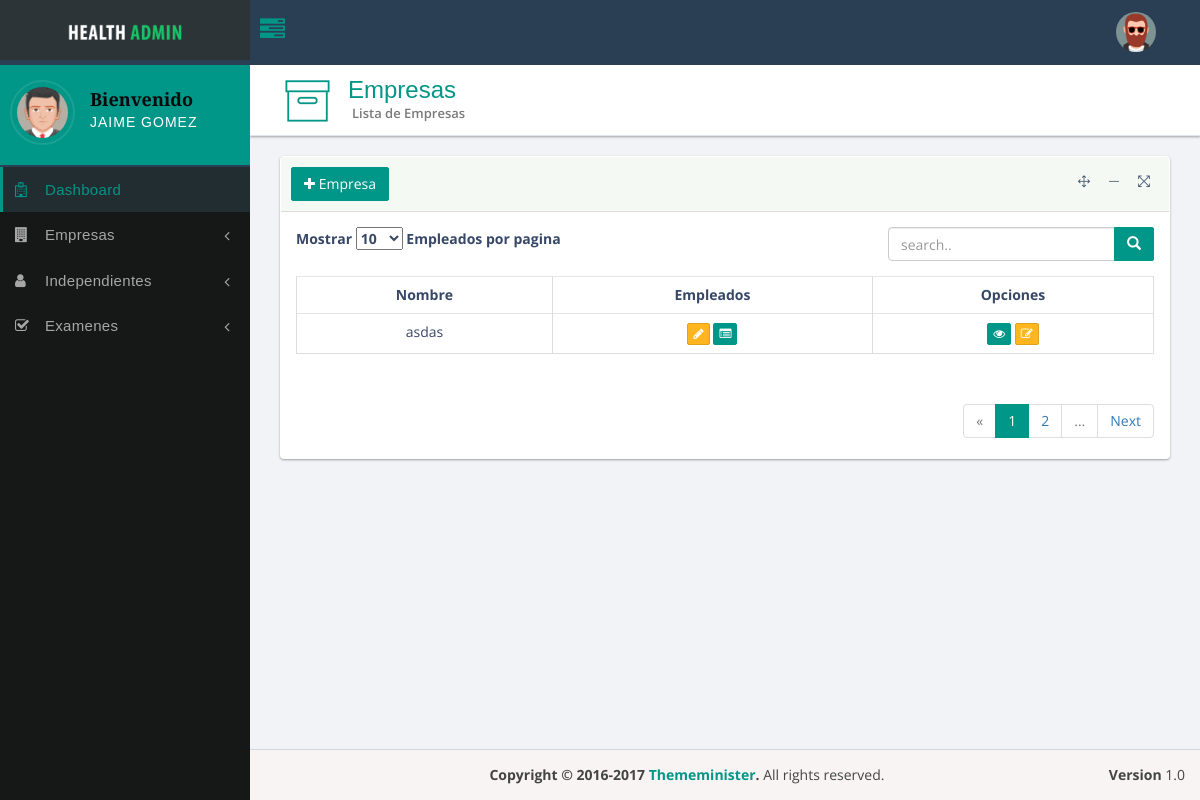
Before: /company/ (signed in) with the older database file.
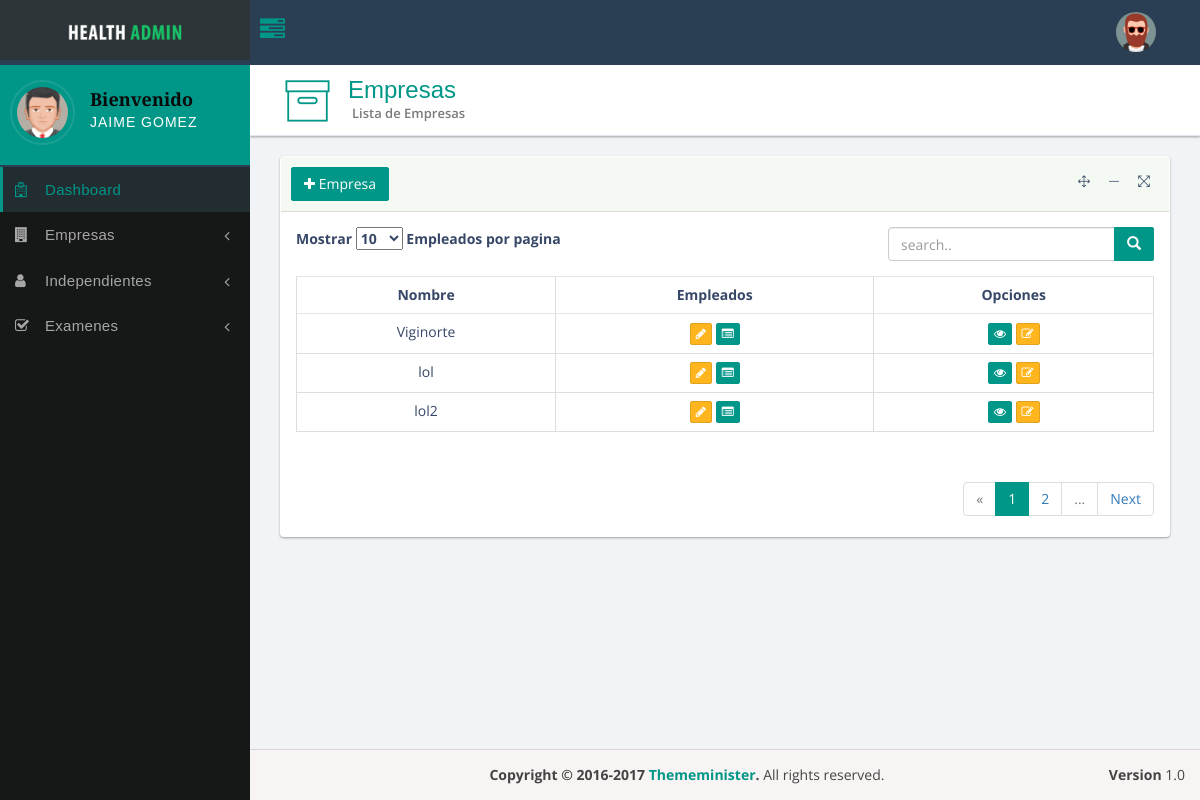
After: the same page with the newer database file.
### accounts/models.py (models this page shows, shortened)
class User(AbstractUser):
    DOCTOR = 'doctor'
    RECP = 'receptionista'
    LAB = 'p_laboratorio'
    PROFILE_TYPE = (
        (DOCTOR, 'Doctor'),
        (RECP, 'Receptionista'),
        (LAB, 'Personal de Laboratorio'),
    )
    first_name = models.CharField(max_length=30, null=False, blank=False)
    last_name = models.CharField(max_length=30, null=False, blank=False)
    profile_type = models.CharField(max_length=20, choices=PROFILE_TYPE, null=True, blank=True)
    class Meta(AbstractUser.Meta):
        db_table = 'auth_user'

### docapp/models/general.py (models this page shows)
class Empresa(models.Model):
    nombre = models.CharField(max_length=300, null=False, blank=False, unique=True)
    nit = models.PositiveIntegerField(verbose_name='NIT')
    direccion = models.CharField(max_length=500, null=False, blank=False)
    telefono = models.PositiveIntegerField(default=0)
    celular = models.PositiveIntegerField(null=False, blank=False)
    correo_contacto = models.EmailField(null=False, blank=False)
    fecha_de_creacion = models.DateTimeField(auto_now_add=True, editable=False, null=False, blank=False)
    ultima_vez_modificado = models.DateTimeField(default=timezone.now, null=False, blank=False, editable=False)
    registrado_por = models.ForeignKey(ReceptionProfile, on_delete=models.CASCADE, related_name='empresas')
    def __str__(self):
        return self.nombre

### docapp/views/receptionist.py (the view)
class ListCompanies(CheckReceptionist, LoginRequiredMixin, ListView):
    context_object_name = 'company_list'
    model = Empresa
    template_name = 'docapp/lists/company_list.html'

### docproject/helpers/chekers.py (called while the page is built)
    def test_func(self):
        return hasattr(self.request.user, 'reception_profile') or self.request.user.is_superuser

### templates/docapp/lists/company_list.html (shortened to what this page needs)
{% extends 'base/base_dashboard.html' %}
{% load static %}
{% block content_header %}
    <div class="header-icon">
        <i class="pe-7s-box1"></i>
    </div>
    <div class="header-title">
        <h1>Empresas</h1>
        <small>Lista de Empresas</small>
    </div>
{% endblock %}
{% block content_main %}
    <div class="row">
        <div class="col-sm-12">
            <div class="panel panel-bd lobidisable">
                <div class="panel-heading">
                    <div class="btn-group">
                        <a class="btn btn-success" href="{% url 'docapp:register_company' %}"> <i
                                class="fa fa-plus"></i>
                            Empresa
                        </a>
                    </div>
                </div>
                <div class="panel-body">
                    <div class="row">
                        <div class="panel-header">
                            <div class="col-sm-4 col-xs-12">
                                <div class="dataTables_length">
                                    <label>Mostrar
                                        <select name="example_length">
                                            <option value="10">10</option>
                                        </select> Empleados por pagina</label>
                                </div>
                            </div>
                            <div class="col-sm-4 col-xs-12">  </div>
                            <div class="col-sm-4 col-xs-12">
                                <div class="dataTables_length">
                                    <div class="input-group custom-search-form">
                                        <input type="search" class="form-control" placeholder="search..">
                                        <span class="input-group-btn">
                                                                  <button class="btn btn-primary" type="button">
                                                                      <span class="glyphicon glyphicon-search"></span>
                                                                  </button>
                                                              </span>
                                    </div>
                                </div>
                            </div>
                        </div>
                    </div>
                    {% if company_list %}
                        <div class="table-responsive">
                            <table class="table table-bordered table-hover text-center">
                                <thead>
                                <tr>
                                    <th>Nombre</th>
                                    <th>Empleados</th>
                                    <th>Opciones</th>
                                </tr>
                                </thead>
                                <tbody>
                                {% for company in company_list %}
                                    <tr>
                                        <td>{{ company }}</td>
                                        <td>
                                            <a href="{% url 'docapp:register_employ_from_company' company_id=company.id %}">
                                                <button class="btn btn-warning btn-xs" data-toggle="tooltip"
                                                        data-placement="left" title="" data-original-title="Registrar">
                                                    <i class="fa fa-pencil" aria-hidden="true"></i>
                                                </button>
                                            </a>
                                            <a href="{% url 'docapp:list_employ_company' company_id=company.id %}">
                                                <button class="btn btn-primary btn-xs" data-toggle="tooltip"
                                                        data-placement="left" title="" data-original-title="Ver lista">
                                                    <i class="fa fa-list-alt" aria-hidden="true"></i>
                                                </button>
                                            </a>
                                        </td>
                                        <td>
                                            <a href="{% url 'docapp:detail_company' company_id=company.id %}">
                                                <button class="btn btn-primary btn-xs" data-toggle="tooltip"
                                                        data-placement="left" title="" data-original-title="Ver">
                                                    <i class="fa fa-eye" aria-hidden="true"></i>
                                                </button>
                                            </a>
                                            <a href="{% url 'docapp:update_company' company_id=company.id %}">
                                                <button class="btn btn-warning btn-xs" data-toggle="tooltip"
                                                        data-placement="left" title="" data-original-title="Editar">
                                                    <i class="fa fa-edit" aria-hidden="true"></i>
                                                </button>
                                            </a>
                                        </td>
                                    </tr>
                                {% endfor %}
                                </tbody>
                            </table>
                        </div>
                        <div class="page-nation text-right">
                            <ul class="pagination pagination-large">
                                <li class="disabled"><span>«</span></li>
                                <li class="active"><span>1</span></li>
                                <li><a href="#">2</a></li>
                                <li class="disabled"><span>...</span></li>
                                <li>
                                <li><a rel="next" href="#">Next</a></li>
                            </ul>
                        </div>
                    {% else %}
                        <h2>No se han registrado empresas</h2>
                    {% endif %}
                </div>
            </div>
        </div>
    </div>
{% endblock %}

### templates/base/base_dashboard.html (shortened to what this page needs)
<!DOCTYPE html>
<html lang="en">
<head>
    {% load static %}
    {% block styles %}
        <link href="{% static 'assets/plugins/jquery-ui-1.12.1/jquery-ui.min.css' %}" rel="stylesheet" type="text/css"/>
        <link href="{% static 'assets/bootstrap/css/bootstrap.min.css' %}" rel="stylesheet" type="text/css"/>
        <link href="{% static 'assets/dist/' %}" rel="stylesheet" type="text/css"/>
        <link href="{% static 'assets/plugins/lobipanel/lobipanel.min.css' %}" rel="stylesheet" type="text/css"/>
        <link href="{% static 'assets/plugins/pace/flash.css' %}" rel="stylesheet" type="text/css"/>
        <link href="{% static 'assets/font-awesome/css/font-awesome.min.css' %}" rel="stylesheet" type="text/css"/>
        <link href="{% static 'assets/pe-icon-7-stroke/css/pe-icon-7-stroke.css' %}" rel="stylesheet" type="text/css"/>
        <link href="{% static 'assets/themify-icons/themify-icons.css' %}" rel="stylesheet" type="text/css"/>
        <link href="{% static 'assets/plugins/toastr/toastr.css' %}" rel="stylesheet" type="text/css"/>
        <link href="{% static 'assets/plugins/emojionearea/emojionearea.min.css' %}" rel="stylesheet" type="text/css"/>
        <link href="{% static 'assets/plugins/monthly/monthly.css' %}" rel="stylesheet" type="text/css"/>
        <link href="{% static 'assets/dist/css/stylehealth.min.css' %}" rel="stylesheet" type="text/css"/>
    {% endblock %}
</head>
<body class="sidebar-mini  pace-done">
<div class="wrapper">
    {% block header %}
        <header class="main-header">
            <a href="#" class="logo">
                <span class="logo-lg">
                        <img src="{% static 'assets/dist/img/logo.png' %}" alt="">
                    </span>
            </a>
            {% include 'base/navbar.html' %}
        </header>
    {% endblock %}
    {% include 'base/sidebar.html' %}
    <div class="content-wrapper" style="min-height: 869px;">
        <section class="content-header">
            {% block content_header %}
            {% endblock %}
        </section>
        <section class="content">
            {% block content_main %}
            {% endblock %}
        </section>
    </div>
    <footer class="main-footer">
        {% block footer %}
            <div class="pull-right hidden-xs"><b>Version</b> 1.0</div>
            <strong>Copyright © 2016-2017 <a href="#">Thememinister</a>.</strong> All rights reserved.
        {% endblock %}
    </footer>
</div>
</body>
</html>

### templates/base/navbar.html (shortened to what this page needs)
{% load static %}
<nav class="navbar navbar-static-top ">
    <a href="#" class="sidebar-toggle" data-toggle="offcanvas" role="button">
        <span class="fa fa-tasks"></span>
    </a>
    <div class="navbar-custom-menu">
        <ul class="nav navbar-nav">
            <li class="dropdown dropdown-user admin-user">
                <a href="#" class="dropdown-toggle" data-toggle="dropdown">
                    <div class="user-image">
                        <img src="{% static 'assets/dist/img/avatar4.png' %}" class="img-circle" height="40" width="40"
                             alt="User Image">
                    </div>
                </a>
            </li>
        </ul>
    </div>
</nav>

### templates/base/sidebar.html (shortened to what this page needs)
{% load static %}
<aside class="main-sidebar">
    <div class="sidebar">
        <div class="user-panel">
            <div class="image pull-left">
                <img src="{% static 'assets/dist/img/avatar5.png' %}" class="img-circle" alt="User Image">
            </div>
            <div class="info">
                <h4>Bienvenido</h4>
                <p>{{ request.user.get_full_name }}</p>
            </div>
        </div>
        <ul class="sidebar-menu">
            <li class="active">
                <a href="{% url 'docapp:dashboard' %}"><i class="fa fa-hospital-o"></i><span>Dashboard</span>
                </a>
            </li>
            {% if request.user.profile_type == 'receptionista' or request.user.is_superuser %}
                <li class="treeview">
                    <a href="#">
                        <i class="fa fa-building"></i><span>Empresas</span>
                        <span class="pull-right-container">
                                    <i class="fa fa-angle-left pull-right"></i>
                                </span>
                    </a>
                </li>
                <li class="treeview">
                    <a href="#">
                        <i class="fa fa-user"></i><span>Independientes</span>
                        <span class="pull-right-container">
                                    <i class="fa fa-angle-left pull-right"></i>
                                </span>
                    </a>
                </li>
                <li class="treeview">
                    <a href="#">
                        <i class="fa fa-check-square-o"></i><span>Examenes</span>
                        <span class="pull-right-container">
                                    <i class="fa fa-angle-left pull-right"></i>
                                </span>
                    </a>
                </li>
            {% endif %}
        </ul>
    </div>
</aside>

Changed rows visible on the page:
changed Empresa: nombre "asdas" → "Viginorte"
added Empresa: nombre "lol"
added Empresa: nombre "lol2"
